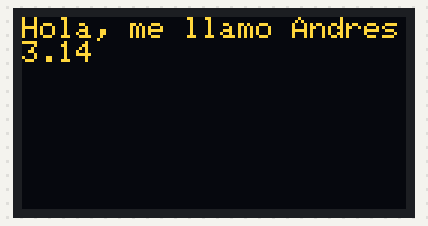
A sketch run on a simulated Arduino Uno, built with avr-gcc and run on an emulated ATmega328P. Parts: 128×64 one-colour display. The OLED is the two-colour kind (top 16 rows yellow).

Above: at 0.1 s.

The sketch:

OLED3.ino
```cpp
#include <Wire.h>//Comunicacion I2C
#include <Adafruit_GFX.h>//Libreria GFX
#include <Adafruit_SSD1306.h>//Libreria SSD1306

#define OLED_RESET 4
Adafruit_SSD1306 display(OLED_RESET);

//Codigo facil para pantalla OLED y Arduino V1.0
//Hecho para nimo2.blospot
//Por ANR Estudiante de ingenieria en sistemas electronicos industriales
//17/11/2018
//"Homo sum, humani nihil a me alienum puto"
//"Nada humano me es ajeno"

void setup() {
  // put your setup code here, to run once:
  Serial.begin(9600);
  display.begin(SSD1306_SWITCHCAPVCC, 0x3C); //Direccion hexadecimal del OLED
  display.clearDisplay(); //Limpia el buffer del display
}

void loop() {
  // put your main code here, to run repeatedly:
  display.clearDisplay();//Limpiamos el buffer de nuevo
  display.setTextColor(WHITE);//Color del texto
  display.setCursor(0,0);//Posicion del texto
  display.setTextSize(1);//Tamaño del texto
  display.println("Hola, me llamo Andres"); //Texto en pantalla
  display.println(3.141516);//Texto en pantalla
  display.display();//Actualizar informacion en el display
  delay(1000);//Delay de un segundo
}
```
